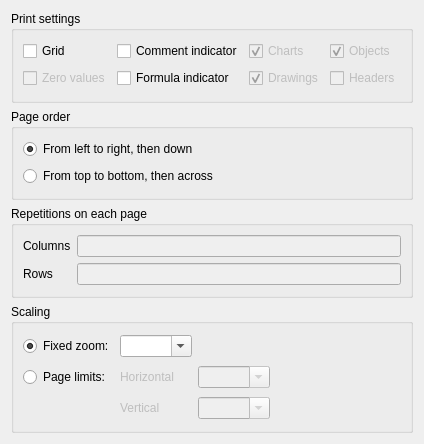
<ui version="4.0" >
 <author>Stefan Nikolaus &lt;stefan.nikolaus@kdemail.net></author>
 <comment>This file is part of the KDE project
Copyright 2008 Stefan Nikolaus &lt;stefan.nikolaus@kdemail.net>

This library is free software; you can redistribute it and/or
modify it under the terms of the GNU Library General Public
License as published by the Free Software Foundation; either
version 2 of the License, or (at your option) any later version.

This library is distributed in the hope that it will be useful,
but WITHOUT ANY WARRANTY; without even the implied warranty of
MERCHANTABILITY or FITNESS FOR A PARTICULAR PURPOSE.  See the
GNU Library General Public License for more details.

You should have received a copy of the GNU Library General Public
License along with this library; see the file COPYING.LIB.  If not,
write to the Free Software Foundation, Inc., 51 Franklin Street,
Fifth Floor, Boston, MA 02110-1301, USA.</comment>
 <class>SheetPage</class>
 <widget class="QWidget" name="SheetPage" >
  <property name="geometry" >
   <rect>
    <x>0</x>
    <y>0</y>
    <width>416</width>
    <height>444</height>
   </rect>
  </property>
  <layout class="QVBoxLayout" name="verticalLayout_2" >
   <item>
    <widget class="QGroupBox" name="groupBox" >
     <property name="title" >
      <string>Print settings</string>
     </property>
     <layout class="QGridLayout" name="gridLayout" >
      <item row="0" column="0" >
       <widget class="QCheckBox" name="gridCheckBox" >
        <property name="text" >
         <string>Grid</string>
        </property>
       </widget>
      </item>
      <item row="0" column="1" >
       <widget class="QCheckBox" name="commentCheckBox" >
        <property name="text" >
         <string>Comment indicator</string>
        </property>
       </widget>
      </item>
      <item row="0" column="2" >
       <widget class="QCheckBox" name="chartsCheckBox" >
        <property name="enabled" >
         <bool>false</bool>
        </property>
        <property name="text" >
         <string>Charts</string>
        </property>
        <property name="checked" >
         <bool>true</bool>
        </property>
       </widget>
      </item>
      <item row="0" column="3" >
       <widget class="QCheckBox" name="objectsCheckBox" >
        <property name="enabled" >
         <bool>false</bool>
        </property>
        <property name="text" >
         <string>Objects</string>
        </property>
        <property name="checked" >
         <bool>true</bool>
        </property>
       </widget>
      </item>
      <item row="1" column="0" >
       <widget class="QCheckBox" name="zeroValuesCheckBox" >
        <property name="enabled" >
         <bool>false</bool>
        </property>
        <property name="text" >
         <string>Zero values</string>
        </property>
       </widget>
      </item>
      <item row="1" column="1" >
       <widget class="QCheckBox" name="formulaCheckBox" >
        <property name="text" >
         <string>Formula indicator</string>
        </property>
       </widget>
      </item>
      <item row="1" column="2" >
       <widget class="QCheckBox" name="drawingsCheckBox" >
        <property name="enabled" >
         <bool>false</bool>
        </property>
        <property name="text" >
         <string>Drawings</string>
        </property>
        <property name="checked" >
         <bool>true</bool>
        </property>
       </widget>
      </item>
      <item row="1" column="3" >
       <widget class="QCheckBox" name="headersCheckBox" >
        <property name="enabled" >
         <bool>false</bool>
        </property>
        <property name="text" >
         <string>Headers</string>
        </property>
       </widget>
      </item>
     </layout>
    </widget>
   </item>
   <item>
    <widget class="QGroupBox" name="groupBox_2" >
     <property name="title" >
      <string>Page order</string>
     </property>
     <layout class="QVBoxLayout" name="verticalLayout" >
      <item>
       <widget class="QRadioButton" name="ltrButton" >
        <property name="text" >
         <string>From left to right, then down</string>
        </property>
        <property name="checked" >
         <bool>true</bool>
        </property>
       </widget>
      </item>
      <item>
       <widget class="QRadioButton" name="ttbButton" >
        <property name="text" >
         <string>From top to bottom, then across</string>
        </property>
       </widget>
      </item>
     </layout>
    </widget>
   </item>
   <item>
    <widget class="QGroupBox" name="groupBox_3" >
     <property name="title" >
      <string>Repetitions on each page</string>
     </property>
     <layout class="QGridLayout" name="gridLayout_2" >
      <item row="0" column="0" >
       <widget class="QLabel" name="label" >
        <property name="text" >
         <string>Columns</string>
        </property>
       </widget>
      </item>
      <item row="0" column="1" >
       <widget class="KLineEdit" name="columnsLineEdit" >
        <property name="enabled" >
         <bool>false</bool>
        </property>
       </widget>
      </item>
      <item row="1" column="0" >
       <widget class="QLabel" name="label_2" >
        <property name="text" >
         <string>Rows</string>
        </property>
       </widget>
      </item>
      <item row="1" column="1" >
       <widget class="KLineEdit" name="rowsLineEdit" >
        <property name="enabled" >
         <bool>false</bool>
        </property>
       </widget>
      </item>
     </layout>
    </widget>
   </item>
   <item>
    <widget class="QGroupBox" name="groupBox_4" >
     <property name="title" >
      <string>Scaling</string>
     </property>
     <layout class="QGridLayout" name="gridLayout_3" >
      <item row="0" column="0" >
       <widget class="QRadioButton" name="zoomButton" >
        <property name="text" >
         <string>Fixed zoom:</string>
        </property>
        <property name="checked" >
         <bool>true</bool>
        </property>
       </widget>
      </item>
      <item row="0" column="1" >
       <widget class="KComboBox" name="zoomComboBox" >
        <property name="editable" >
         <bool>true</bool>
        </property>
       </widget>
      </item>
      <item rowspan="3" row="0" column="3" >
       <spacer name="horizontalSpacer" >
        <property name="orientation" >
         <enum>Qt::Horizontal</enum>
        </property>
        <property name="sizeHint" stdset="0" >
         <size>
          <width>143</width>
          <height>88</height>
         </size>
        </property>
       </spacer>
      </item>
      <item row="1" column="0" >
       <widget class="QRadioButton" name="pageLimitsButton" >
        <property name="text" >
         <string>Page limits:</string>
        </property>
       </widget>
      </item>
      <item row="1" column="1" >
       <widget class="QLabel" name="label_3" >
        <property name="enabled" >
         <bool>false</bool>
        </property>
        <property name="text" >
         <string>Horizontal</string>
        </property>
       </widget>
      </item>
      <item row="1" column="2" >
       <widget class="KComboBox" name="horizontalComboBox" >
        <property name="enabled" >
         <bool>false</bool>
        </property>
        <property name="editable" >
         <bool>true</bool>
        </property>
       </widget>
      </item>
      <item row="2" column="1" >
       <widget class="QLabel" name="label_4" >
        <property name="enabled" >
         <bool>false</bool>
        </property>
        <property name="text" >
         <string>Vertical</string>
        </property>
       </widget>
      </item>
      <item row="2" column="2" >
       <widget class="KComboBox" name="verticalComboBox" >
        <property name="enabled" >
         <bool>false</bool>
        </property>
        <property name="editable" >
         <bool>true</bool>
        </property>
       </widget>
      </item>
     </layout>
    </widget>
   </item>
  </layout>
 </widget>
 <customwidgets>
  <customwidget>
   <class>KComboBox</class>
   <extends>QComboBox</extends>
   <header>kcombobox.h</header>
  </customwidget>
  <customwidget>
   <class>KLineEdit</class>
   <extends>QLineEdit</extends>
   <header>klineedit.h</header>
  </customwidget>
 </customwidgets>
 <resources/>
 <connections/>
</ui>
